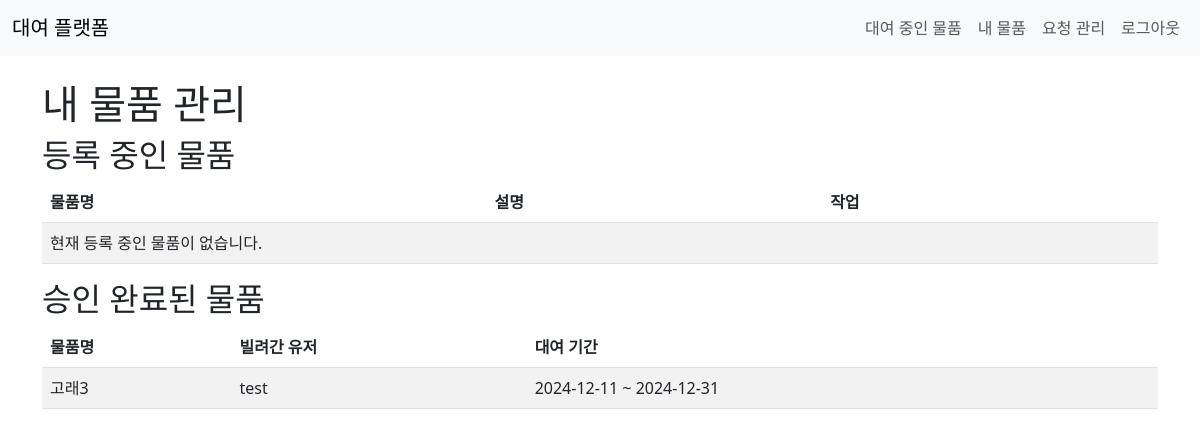
Page /my-items/ (signed in) on the committed database.
### rentals/models.py (models this page shows, shortened)
class Item(models.Model):
    owner = models.ForeignKey(User, on_delete=models.CASCADE)
    title = models.CharField(max_length=100)
    description = models.TextField()
    image = models.ImageField(upload_to='items/')
    deposit = models.DecimalField(max_digits=10, decimal_places=2, default=0.0)
    is_available = models.BooleanField(default=True)
    daily_cost = models.DecimalField(max_digits=10, decimal_places=2, default=0, verbose_name='일 단위 비용')  # 기본값 추가
    weekly_cost = models.DecimalField(max_digits=10, decimal_places=2, default=0, verbose_name='주 단위 비용')  # 기본값 추가

class RentalRequest(models.Model):
    STATUS_CHOICES = [
        ('Pending', '대기 중'),
        ('Approved', '승인됨'),
        ('Rejected', '거절됨'),
    ]
    item = models.ForeignKey(Item, on_delete=models.CASCADE, related_name='rental_requests')
    requester = models.ForeignKey(User, on_delete=models.CASCADE)
    status = models.CharField(max_length=20, choices=STATUS_CHOICES, default='Pending')
    start_date = models.DateField()
    end_date = models.DateField()

### rentals/views.py (the view)
# urls.py: path('my-items/', views.my_items, name='my_items'),
@login_required
def my_items(request):
    items = Item.objects.filter(owner=request.user)
    approved_items = items.filter(rental_requests__status='Approved').distinct()
    available_items = items.exclude(id__in=approved_items)
    return render(request, 'rentals/my_items.html', {
        'approved_items': approved_items,
        'available_items': available_items
    })

### rentals/templates/rentals/my_items.html
{% extends 'rentals/base.html' %}
{% block content %}
<h1>내 물품 관리</h1>
<h2>등록 중인 물품</h2>
<table class="table table-striped">
    <thead>
        <tr>
            <th>물품명</th>
            <th>설명</th>
            <th>작업</th>
        </tr>
    </thead>
    <tbody>
        {% for item in available_items %}
            <tr>
                <td>{{ item.title }}</td>
                <td>{{ item.description|truncatewords:10 }}</td>
                <td>
                    <a href="{% url 'edit_item' item.pk %}" class="btn btn-warning btn-sm">수정</a>
                    <form method="post" action="{% url 'delete_item' item.pk %}" style="display: inline;">
                        {% csrf_token %}
                        <button type="submit" class="btn btn-danger btn-sm">삭제</button>
                    </form>
                </td>
            </tr>
        {% empty %}
            <tr>
                <td colspan="3">현재 등록 중인 물품이 없습니다.</td>
            </tr>
        {% endfor %}
    </tbody>
</table>
<h2>승인 완료된 물품</h2>
<table class="table table-striped">
    <thead>
        <tr>
            <th>물품명</th>
            <th>빌려간 유저</th>
            <th>대여 기간</th>
        </tr>
    </thead>
    <tbody>
        {% for item in approved_items %}
            <tr>
                <td>{{ item.title }}</td>
                <td>
                    {% for rental in item.rental_requests.all %}
                        {% if rental.status == 'Approved' %}
                            {{ rental.requester.username }}
                        {% endif %}
                    {% endfor %}
                </td>
                <td>
                    {% for rental in item.rental_requests.all %}
                        {% if rental.status == 'Approved' %}
                            {{ rental.start_date|date:"Y-m-d" }} ~ {{ rental.end_date|date:"Y-m-d" }}
                        {% endif %}
                    {% endfor %}
                </td>
            </tr>
        {% empty %}
            <tr>
                <td colspan="3">현재 승인 완료된 물품이 없습니다.</td>
            </tr>
        {% endfor %}
    </tbody>
</table>
{% endblock %}

### rows in the picture
Item: title "고래3"
RentalRequest: requester.username "test", start_date "2024-12-11", end_date "2024-12-31"
